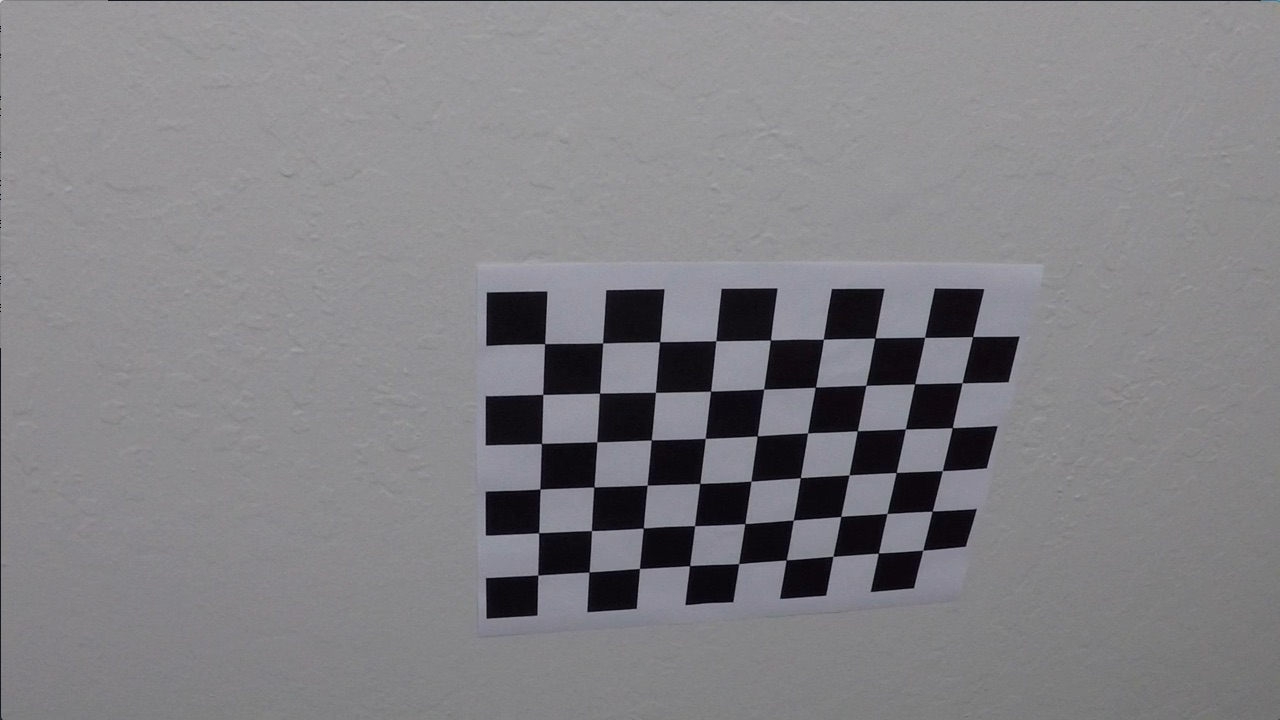
#> input picture camera_cal/calibration10.jpg, 1280 x 720 px; its folder holds only this picture in this run
$ jupyter execute --allow-errors 'Advanced Lane Finding-Copy5.ipynb'   (shell and % lines are left out)   (older library calls are emulated)
#> lines starting #> are read from the running program, lines starting #| are printed output that depends on the picture; after the words box and inside, x2 and y2 are one past the last pixel; in counts of white or black regions, pixels touching at a corner belong together
## Advanced Lane Finding Project

The goals / steps of this project are the following:

* Compute the camera calibration matrix and distortion coefficients given a set of chessboard images.
* Apply a distortion correction to raw images.
* Use color transforms, gradients, etc., to create a thresholded binary image.
* Apply a perspective transform to rectify binary image ("birds-eye view").
* Detect lane pixels and fit to find the lane boundary.
* Determine the curvature of the lane and vehicle position with respect to center.
* Warp the detected lane boundaries back onto the original image.
* Output visual display of the lane boundaries and numerical estimation of lane curvature and vehicle position.

## Imports

[cell 1]
import numpy as np
import pandas as pd
import cv2
import os
import glob
import matplotlib.pyplot as plt
import pickle

## Camera calibration using chessboard images

[cell 2]
def calibrate():
    """
    This function is used to calibrate camera from images of chessboard
    captured from a camera for which camera matrix and distortion
    coefficients are to be calculated
    """
    # Create object points (0 0 0) ... (8 5 0)
    objp = np.zeros((9*6, 3), np.float32)

    # assign grid points to x and y keeping z as zero
    objp[:, :2] = np.mgrid[0:9, 0:6].T.reshape(-1, 2)

    # Stores all object points & img points from all images
    objpoints = []
    imgpoints = []

    # Get directory for all calibration images
    images = glob.glob('camera_cal/calibration*.jpg')

    for indx, fname in enumerate(images):

        img = cv2.imread(fname)
#> img is the input picture: shape (720, 1280, 3); mean B, G, R 133.1, 129.4, 130.2

        # Converting to grayclae - findChessboardCorners expects graysclae image
        gray = cv2.cvtColor(img, cv2.COLOR_BGR2GRAY)

        # Find inner corners of chess baord
        ret, corners = cv2.findChessboardCorners(gray, (9, 6), None)
#> ret = True; corners = 54 rows, first 8: [545.3, 343.1], [602.7, 342.8], [660.1, 341.3], [715.8, 340.7], [770.6, 340], [823.5, 339.2], [874.3, 338.5], [925.1, 337.4]

        if ret == True:
            objpoints.append(objp)
            imgpoints.append(corners)

    img_size = (img.shape[1], img.shape[0])

    # Calibrate camera
    ret, mtx, dist, rvecs, tvecs = cv2.calibrateCamera(objpoints, imgpoints, img_size, None, None)
#> ret = 0.68; mtx = [[1143.7, 0, 681.7], [0, 1109.2, 367.7], [0, 0, 1]]; dist = [[-0.515, 2.99, -0.00876, 0.00937, 1.41]]; rvecs = ([0.451, -0.252, 0.0361],); tvecs = ([-2.31, -0.422, 19.12],)

    # Save camera matrix and distortion coefficient to pickle file

    calibration_param = {}
    calibration_param['mtx'] = mtx
    calibration_param['dist'] = dist
    pickle.dump( calibration_param, open('camera_cal/calibration_pickle.pickle', 'wb') )

[cell 3]
calibrate()

## Undistorting image using camera matrix and distortion coefficient

[cell 4]
# [17 lines left out: function undistort_img, not called in this run]

### Testing undistorion on chessboard and sample road image

[cell 5]
img = cv2.imread('camera_cal/calibration1.jpg')
undistorted_img = img

f, (ax1, ax2) = plt.subplots(1, 2, figsize = (20, 10))

#> (the rest of this cell did not finish here and is left out)

[cell 6]
img = cv2.imread('test_images/test5.jpg')

#cv2 read in BGR formate where as matplotlib as RGB
#> (the rest of this cell did not finish here and is left out)

## Thresholding - Color thresholding and Gradient thresholding

[cell 7]
def img_threshold(img, s_thresh=(170, 255), sx_thresh=(20, 255)):

    undistorted_img = img
    hls = cv2.cvtColor(img, cv2.COLOR_RGB2HLS)

    h_channel = hls[:, :, 0]
    l_channel = hls[:, :, 1]
    s_channel = hls[:, :, 2]


    sobelx = cv2.Sobel(l_channel, cv2.CV_64F, 1, 0)
    abs_sobelx = np.absolute(sobelx)
    scaled_sobel = np.uint8(255*abs_sobelx/np.max(abs_sobelx))

    sxbinary = np.zeros_like(scaled_sobel)
    sxbinary[(scaled_sobel >= sx_thresh[0]) & (scaled_sobel <= sx_thresh[1])] = 1

    s_binary = np.zeros_like(s_channel)
    s_binary[(s_channel >= s_thresh[0]) & (s_channel <= s_thresh[1])] = 1

    color_binary = np.dstack((np.zeros_like(sxbinary), sxbinary, s_binary)) * 255

    combined_binary = np.zeros_like(sxbinary)

    combined_binary[(s_binary == 1) | (sxbinary == 1)] = 1


    return combined_binary, undistorted_img

## Perspective and Inverse perspective transform

[cell 8]
def perspective_transform(img):

    src = np.float32([[200, 720], [1100, 720], [595, 450], [685, 450]])
    dst = np.float32([[300, 720], [980, 720], [300, 0], [980, 0]])

    img_size = (img.shape[1],img.shape[0])

    M = cv2.getPerspectiveTransform(src, dst)
    warped = cv2.warpPerspective(img, M, img_size)

    return warped

# [15 lines left out: function inv_perspective_transform, not called in this run]

def get_hist(img):
    hist = np.sum(img[img.shape[0]//2:,:], axis=0)
    return hist

[cell 9]
img = cv2.imread('test_images/test5.jpg')
#> (the rest of this cell did not finish here and is left out)

#> (a cell that did not finish here is left out)

# Helper functions

[cell 11]
def find_lane_pixels(binary_warped):
    """
    only for the first frame of the video this function is run.

    input - 'binary_warped' perspective transformed thresholded image
    output - x and y coordinates of the lane pixels

    step 1: Get the histogram of warped input image
    step 2: find peaks in the histogram that serves as midpoint for our first window
    step 3: choose hyperparameter for windows
    step 4: Get x, y coordinates of all the non zero pixels in the image
    step 5: for each window in number of windows get indices of all non zero pixels falling in that window
    step 6: Get the x, y coordinates based off of these indices
    """
    # Take a histogram of the bottom half of the image
    histogram = get_hist(binary_warped)

    # Find the peak of the left and right halves of the histogram
    # These will be the starting point for the left and right lines
    midpoint = np.int(histogram.shape[0]//2)
    leftx_base = np.argmax(histogram[:midpoint])
    rightx_base = np.argmax(histogram[midpoint:]) + midpoint

    # HYPERPARAMETERS
    # Choose the number of sliding windows
    nwindows = 9

    # Set the width of the windows +/- margin
    margin = 100

    # Set minimum number of pixels found to recenter window
    minpix = 200

    # Set height of windows - based on nwindows above and image shape
    window_height = np.int(binary_warped.shape[0]//nwindows)

    # Identify the x and y positions of all nonzero pixels in the image
    nonzero = binary_warped.nonzero()
    nonzeroy = np.array(nonzero[0])
    nonzerox = np.array(nonzero[1])

    # Current positions to be updated later for each window in nwindows
    leftx_current = leftx_base
    rightx_current = rightx_base

    # Create empty lists to receive left and right lane pixel indices
    left_lane_inds = []
    right_lane_inds = []

    # Step through the windows one by one
    for window in range(nwindows):

        # Identify window boundaries in x and y (and right and left)
        win_y_low = binary_warped.shape[0] - (window+1)*window_height
        win_y_high = binary_warped.shape[0] - window*window_height

        # the four boundaries of the window ###
        win_xleft_low   = leftx_current - margin
        win_xleft_high  = leftx_current + margin
        win_xright_low  = rightx_current - margin
        win_xright_high = rightx_current + margin

        # Identify the nonzero pixels in x and y within the window ###
        good_left_inds = ((nonzeroy >= win_y_low) & (nonzeroy < win_y_high) &
                            (nonzerox >= win_xleft_low) &  (nonzerox < win_xleft_high)).nonzero()[0]

        good_right_inds = ((nonzeroy >= win_y_low) & (nonzeroy < win_y_high) &
                            (nonzerox >= win_xright_low) &  (nonzerox < win_xright_high)).nonzero()[0]

        # Append these indices to the lists
        left_lane_inds.append(good_left_inds)
        right_lane_inds.append(good_right_inds)

        # if the no of pixels in the current window > minpix then update window center
        if len(good_left_inds) > minpix:
            leftx_current = np.int(np.mean(nonzerox[good_left_inds]))
        if len(good_right_inds) > minpix:
            rightx_current = np.int(np.mean(nonzerox[good_right_inds]))

    # Concatenate the arrays of indices (previously was a list of lists of pixels)
    try:
        left_lane_inds = np.concatenate(left_lane_inds)
        right_lane_inds = np.concatenate(right_lane_inds)

    except ValueError:
        # Avoids an error if the above is not implemented fully
        pass

    # Extract left and right line pixel positions
    leftx = nonzerox[left_lane_inds]
    lefty = nonzeroy[left_lane_inds]
    rightx = nonzerox[right_lane_inds]
    righty = nonzeroy[right_lane_inds]

    return leftx, lefty, rightx, righty

[cell 12]
def fit_poly(leftx, lefty, rightx, righty):
    """
    Given x and y coordinates of lane pixels fir 2nd order polynomial through them

    here the function is of y and not x that is

    x = f(y) = Ay**2 + By + C

    returns coefficients A, B, C for each lane (left lane and right lane)
    """
    # Fit a second order polynomial to each with np.polyfit()
    left_fit = np.polyfit(lefty, leftx, 2)
    right_fit = np.polyfit(righty, rightx, 2)

    return left_fit, right_fit

[cell 13]
# [45 lines left out: function search_around_poly, not called in this run]

[cell 14]
def measure_curvature_real(left_fit_cr, right_fit_cr, img_shape):
    '''
    Calculates the curvature of polynomial functions in meters.
    and returns the position of vehical relative to the center of the lane
    '''
    # Define conversions in x and y from pixels space to meters
    ym_per_pix = 30/720 # meters per pixel in y dimension
    xm_per_pix = 3.7/700 # meters per pixel in x dimension

    # Define y-value where we want radius of curvature
    # We'll choose the maximum y-value, corresponding to the bottom of the image
    y_eval = img_shape[0]

    # Calculation of R_curve (radius of curvature)
    left_curverad = ((1 + (2*left_fit_cr[0]*y_eval*ym_per_pix + left_fit_cr[1])**2)**1.5) / np.absolute(2*left_fit_cr[0])
    right_curverad = ((1 + (2*right_fit_cr[0]*y_eval*ym_per_pix + right_fit_cr[1])**2)**1.5) / np.absolute(2*right_fit_cr[0])

    # It was meentioned in one the course note that camera was mounted in the middle of the car,
    # so the postiion of the car is middle of the image, the we calculate the middle of lane using
    # two fitted polynomials
    car_pos = img_shape[1]/2
    left_lane_bottom_x = left_fit_cr[0]*img.shape[0]**2 + left_fit_cr[1]*img.shape[0] + left_fit_cr[2]
    right_lane_bottom_x = right_fit_cr[0]*img.shape[0]**2 + right_fit_cr[1]*img.shape[0] + right_fit_cr[2]
    lane_center_position = ((right_lane_bottom_x - left_lane_bottom_x) / 2) + left_lane_bottom_x
    car_center_offset = np.abs(car_pos - lane_center_position) * xm_per_pix

    return (left_curverad, right_curverad, car_center_offset)

[cell 15]
# [29 lines left out: function draw_lane, not called in this run]

# Final pipeline

For the first frame `find_lane_pixels()` function is called then from second frame onwards `search_around_poly()` is called.

[cell 16]
first_run = True
gleft_fit = gright_fit = None

def Pipeline(img):
    global first_run, gleft_fit, gright_fit


    threshold_img, undistorted_img = img_threshold(img)

    warped_img = perspective_transform(threshold_img)

    if first_run:
        leftx, lefty, rightx, righty = find_lane_pixels(warped_img)
        left_fit, right_fit = fit_poly(leftx, lefty, rightx, righty)
        gleft_fit = left_fit
        gright_fit = right_fit
        first_run = False
    else:
        leftx, lefty, rightx, righty = search_around_poly(warped_img, gleft_fit, gright_fit)
        left_fit, right_fit = fit_poly(leftx, lefty, rightx, righty)
        gleft_fit = left_fit
        gright_fit = right_fit

    #print(left_fitx, right_fitx)
    measures = measure_curvature_real(left_fit, right_fit, img_shape = img.shape)
    print(img.shape)

    final_img = draw_lane(warped_img, undistorted_img, left_fit, right_fit)

    # writing lane curvature and vehical offset on the image
    font = cv2.FONT_HERSHEY_SIMPLEX
    fontColor = (0, 0, 0)
    fontSize = 1
    cv2.putText(final_img, 'Lane Curvature: {:.0f} m'.format(np.mean([measures[0],measures[1]])),
                (500, 620), font, fontSize, fontColor, 2)
    cv2.putText(final_img, 'Vehicle offset: {:.4f} m'.format(measures[2]), (500, 650), font, fontSize, fontColor, 2)

    return final_img

# Testing Images

[cell 17]
gambar = cv2.imread("lane_detection_hijau.jpeg")
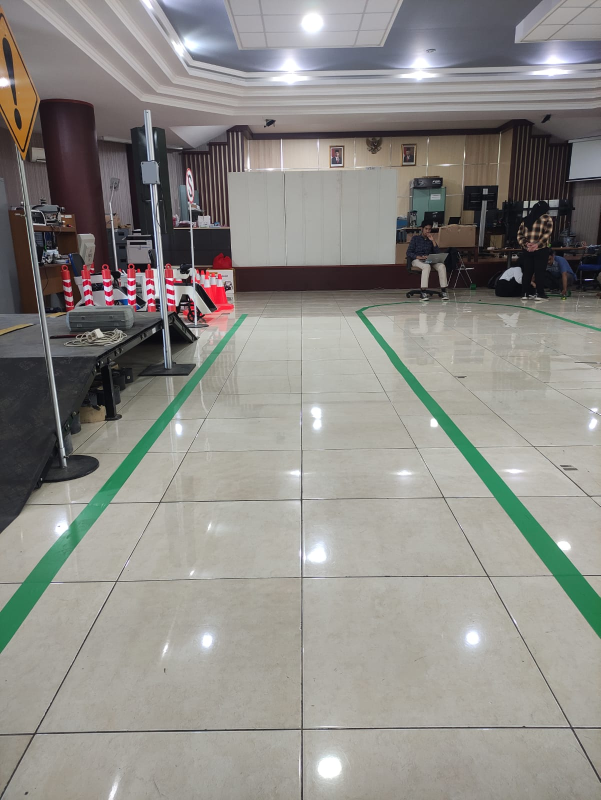
#> input picture lane_detection_hijau.jpeg, 1201 x 1600 px (shown at 1/2 size)
#> gambar is the input picture: shape (1600, 1201, 3); mean B, G, R 134.9, 139.6, 141.6
gambar1 = cv2.imread("./test_images/test1.jpg")
#> (the rest of this cell did not finish here and is left out)

#> in img_threshold, `h_channel = hls[:, :, 0]`:
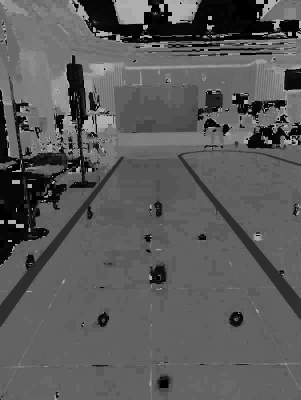
#> h_channel: shape (1600, 1201) (shown at 1/4 size); min 0, max 179, mean 90.4
#> in img_threshold, `l_channel = hls[:, :, 1]`:
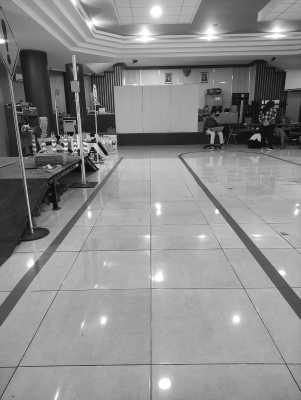
#> l_channel: shape (1600, 1201) (shown at 1/4 size); min 0, max 255, mean 138.7
#> in img_threshold, `s_channel = hls[:, :, 2]`:
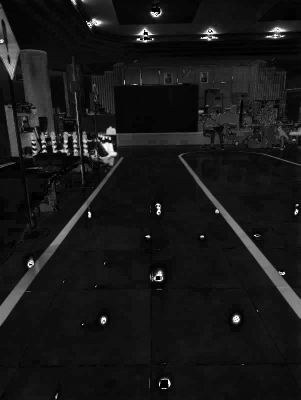
#> s_channel: shape (1600, 1201) (shown at 1/4 size); min 0, max 255, mean 23.6
#> in img_threshold, `sobelx = cv2.Sobel(l_channel, cv2.CV_64F, 1, 0)`:
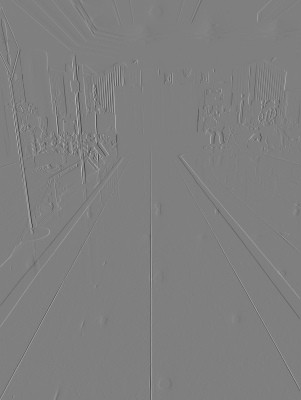
#> sobelx: shape (1600, 1201) float64 (shown at 1/4 size); min -865, max 868, mean 0.2; drawn with min black and max white
#> in img_threshold, `abs_sobelx = np.absolute(sobelx)`:
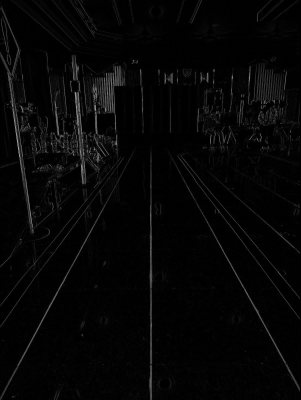
#> abs_sobelx: shape (1600, 1201) float64 (shown at 1/4 size); min 0, max 868, mean 20.7; drawn with min black and max white
#> in Pipeline, `threshold_img, undistorted_img = img_threshold(img)`:
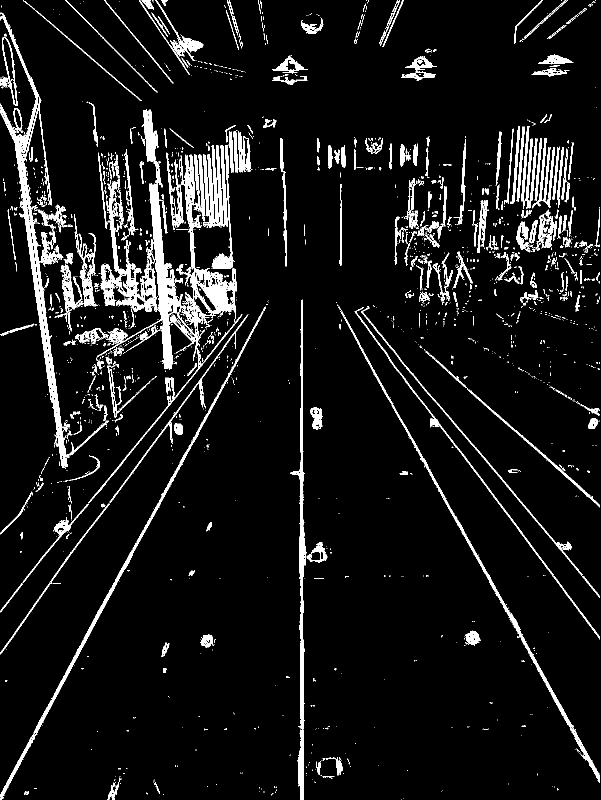
#> threshold_img: shape (1600, 1201) (shown at 1/2 size); values 0 (black) and 1 (white), 7.1% white; 2345 white regions (1977 under 20 px), largest, box (x1, y1, x2, y2) and area: (0, 25, 217, 937) 12416, (194, 219, 410, 740) 10645, (363, 309, 473, 656) 7501
#> in perspective_transform, `warped = cv2.warpPerspective(img, M, img_size)`:
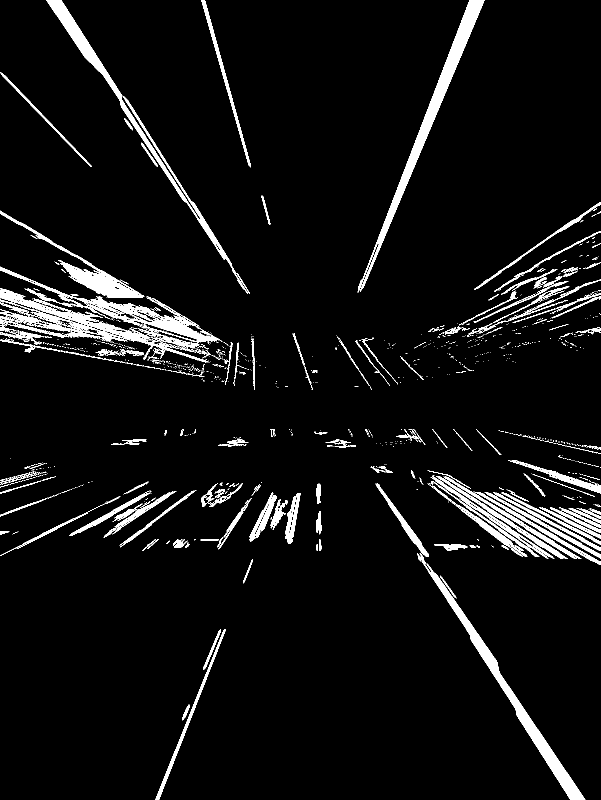
#> warped: shape (1600, 1201) (shown at 1/2 size); values 0 (black) and 1 (white), 5.7% white; 1256 white regions (1078 under 20 px), largest, box (x1, y1, x2, y2) and area: (0, 533, 444, 725) 17347, (715, 0, 969, 585) 11099, (834, 1107, 1171, 1600) 9954
#> in get_hist, `hist = np.sum(img[img.shape[0]//2:,:], axis=0)`: hist = 1201 values, max 123 at index 1139, min 0 at index 601, mean 40.9
#> in find_lane_pixels, `histogram = get_hist(binary_warped)`: histogram has the same summary as hist in get_hist
#> in find_lane_pixels, `leftx_base = np.argmax(histogram[:midpoint])`: leftx_base = 584
#> in find_lane_pixels, `rightx_base = np.argmax(histogram[midpoint:]) + midpoint`: rightx_base = 1139
#> in find_lane_pixels, `nonzero = binary_warped.nonzero()`: nonzero = 110448 positions, rows 0 to 1599, columns 0 to 1200
#> in find_lane_pixels, `leftx_current = leftx_base`: leftx_current = 584
#> in find_lane_pixels, `rightx_current = rightx_base`: rightx_current = 1139
#> the loop in find_lane_pixels, `for window in range(nwindows):` made 9 passes
#> (win_xleft_low, win_xleft_high, win_xright_low, win_xright_high, leftx_current, rightx_current) on passes 3 to 7: (484, 684, 922, 1122, 550, 1049), (450, 650, 949, 1149, 551, 1045), (451, 651, 945, 1145, 519, 1044), (419, 619, 944, 1144, 484, 1054), (384, 584, 954, 1154, 435, 1096)
#> after the loop in find_lane_pixels, `for window in range(nwindows):`: left_lane_inds = 9 items
#> in find_lane_pixels, `left_lane_inds = np.concatenate(left_lane_inds)`: left_lane_inds = 10883 values, max 98305 at index 653, min 509 at index 9666, mean 53017
#> in find_lane_pixels, `leftx = nonzerox[left_lane_inds]`: leftx = 10883 values, max 650 at index 5819, min 335 at index 9387, mean 502.5
#> in find_lane_pixels, `lefty = nonzeroy[left_lane_inds]`: lefty = 10883 values, max 1166 at index 653, min 7 at index 9666, mean 720
#> in fit_poly, `left_fit = np.polyfit(lefty, leftx, 2)`: left_fit = [0.0001, 0.0165, 426.5]
#> in fit_poly, `right_fit = np.polyfit(righty, rightx, 2)`: right_fit = [0.000187, -0.36, 1213.3]
#> in Pipeline, `left_fit, right_fit = fit_poly(leftx, lefty, rightx, righty)`: left_fit = [0.0001, 0.0165, 426.5]; right_fit = [0.000187, -0.36, 1213.3]
#> in Pipeline, `gleft_fit = left_fit`: gleft_fit = [0.0001, 0.0165, 426.5]
#> in Pipeline, `gright_fit = right_fit`: gright_fit = [0.000187, -0.36, 1213.3]
#> in measure_curvature_real, `left_curverad = ((1 + (2*left_fit_cr[0]*y_eval*ym_per_pix + left_fit_c..`: left_curverad = 4998.8
#> in measure_curvature_real, `right_curverad = ((1 + (2*right_fit_cr[0]*y_eval*ym_per_pix + right_fi..`: right_curverad = 3144.6
